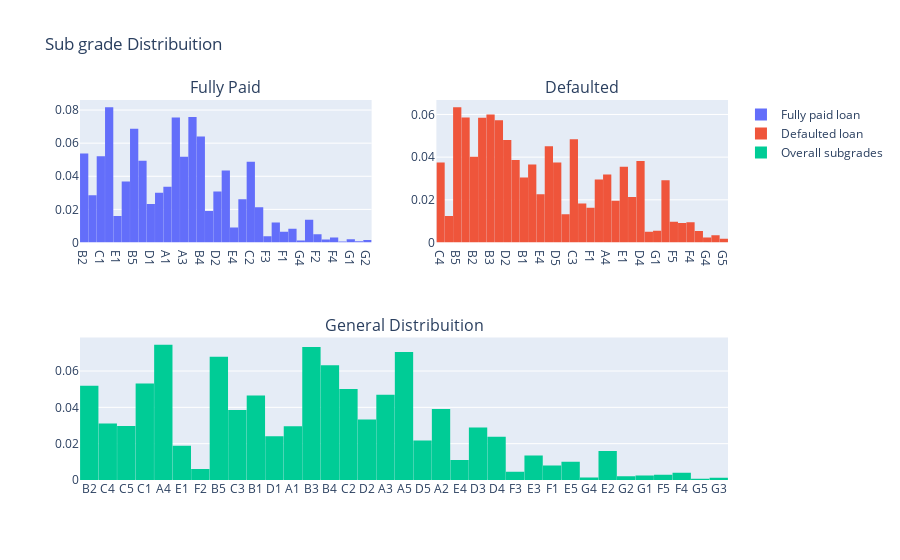

Notebook source saved alongside this figure:
### Code cell
## Sub Grade distribution
 
df_good = df_credit1[df_credit1["loan_status_bin"]== 0]['sub_grade'].values.tolist() 
df_bad =df_credit1[df_credit1["loan_status_bin"]== 1]['sub_grade'].values.tolist() 
df_loan_amnt = df_credit1['sub_grade'].values.tolist()
 

#First plot
tr0 = go.Histogram(
    x=df_good,
    histnorm='probability',
    name="Fully paid loan"
)
#Second plot
tr1 = go.Histogram(
    x=df_bad,
    histnorm='probability',
    name="Defaulted loan"
)
#Third plot
tr2 = go.Histogram(
    x=df_loan_amnt,
    histnorm='probability',
    name="Overall subgrades"
)

#Creating the grid
fig = tls.make_subplots(rows=2, cols=2, specs=[[{}, {}], [{'colspan': 2}, None]],
                          subplot_titles=('Fully Paid','Defaulted', 'General Distribuition'))

#setting the figs
fig.append_trace(tr0, 1, 1)
fig.append_trace(tr1, 1, 2)
fig.append_trace(tr2, 2, 1)

fig['layout'].update(showlegend=True, title='Sub grade Distribuition', bargap=0.01)
py.iplot(fig, filename='custom-sized-subplot-with-subplot-titles')
#Conclusion - Subgrades for Fully paid loans -   a1-a5, b1, 
#Subgrades for Defaulted loans - d2, d3, e1, e2, e4, f1

### Figure 1 — Plotly figure (JSON) as saved in the notebook; plotly's stock layout.template omitted (floating-point values rounded to 4 significant figures; data arrays with more than 128 entries replaced by an {"elided": "..."} marker saying what was removed)
{"data": [{"histnorm": "probability", "name": "Fully paid loan", "type": "histogram", "x": {"elided": "32847 str values"}, "xaxis": "x", "yaxis": "y"}, {"histnorm": "probability", "name": "Defaulted loan", "type": "histogram", "x": {"elided": "5580 str values"}, "xaxis": "x2", "yaxis": "y2"}, {"histnorm": "probability", "name": "Overall subgrades", "type": "histogram", "x": {"elided": "38427 str values"}, "xaxis": "x3", "yaxis": "y3"}], "layout": {"annotations": [{"font": {"size": 16}, "showarrow": false, "text": "Fully Paid", "x": 0.225, "xanchor": "center", "xref": "paper", "y": 1, "yanchor": "bottom", "yref": "paper"}, {"font": {"size": 16}, "showarrow": false, "text": "Defaulted", "x": 0.775, "xanchor": "center", "xref": "paper", "y": 1, "yanchor": "bottom", "yref": "paper"}, {"font": {"size": 16}, "showarrow": false, "text": "General Distribuition", "x": 0.5, "xanchor": "center", "xref": "paper", "y": 0.375, "yanchor": "bottom", "yref": "paper"}], "bargap": 0.01, "showlegend": true, "title": {"text": "Sub grade Distribuition"}, "xaxis": {"anchor": "y", "domain": [0, 0.45]}, "xaxis2": {"anchor": "y2", "domain": [0.55, 1]}, "xaxis3": {"anchor": "y3", "domain": [0, 1]}, "yaxis": {"anchor": "x", "domain": [0.625, 1]}, "yaxis2": {"anchor": "x2", "domain": [0.625, 1]}, "yaxis3": {"anchor": "x3", "domain": [0, 0.375]}}}
